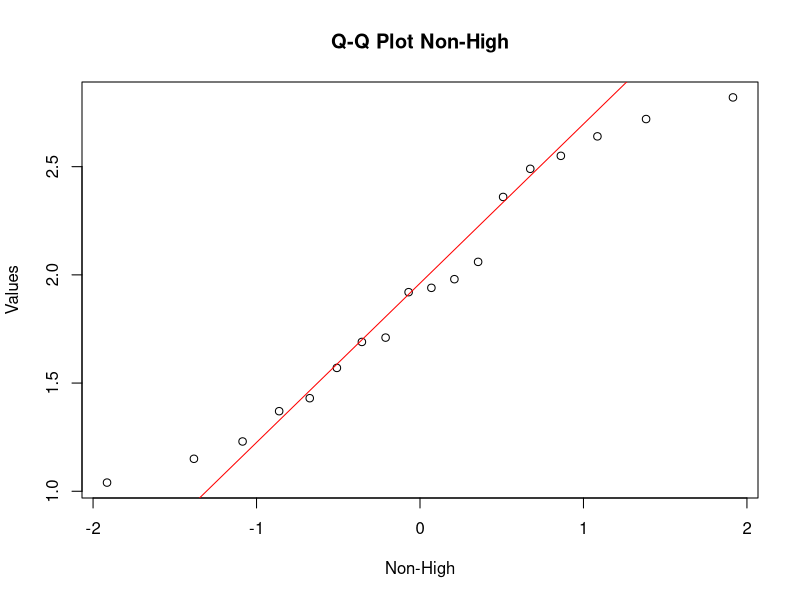
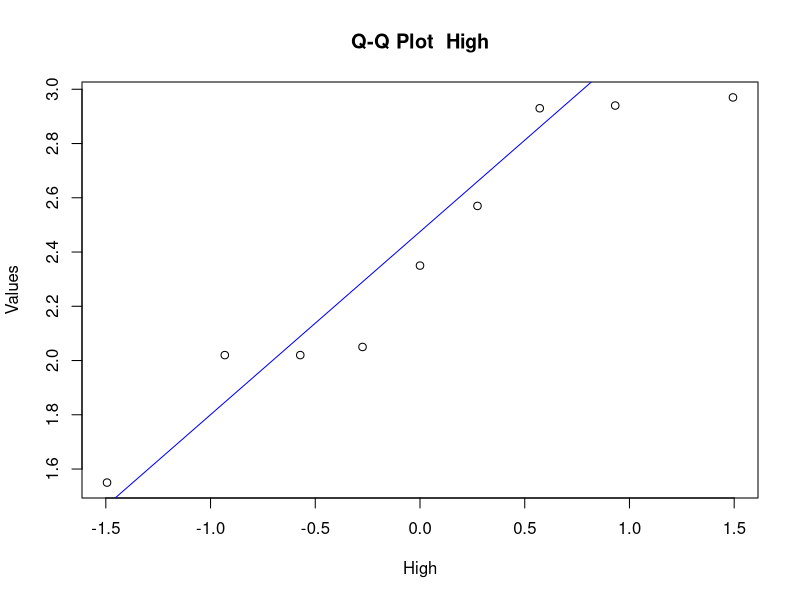
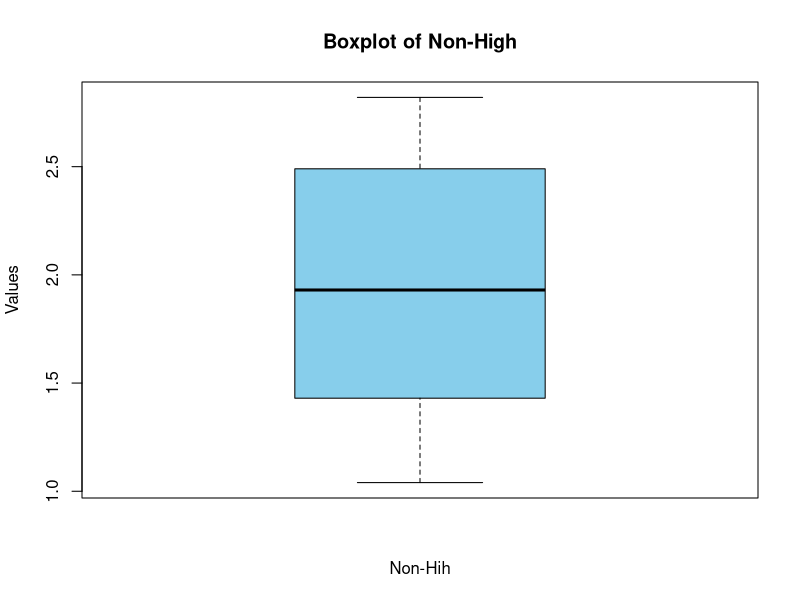
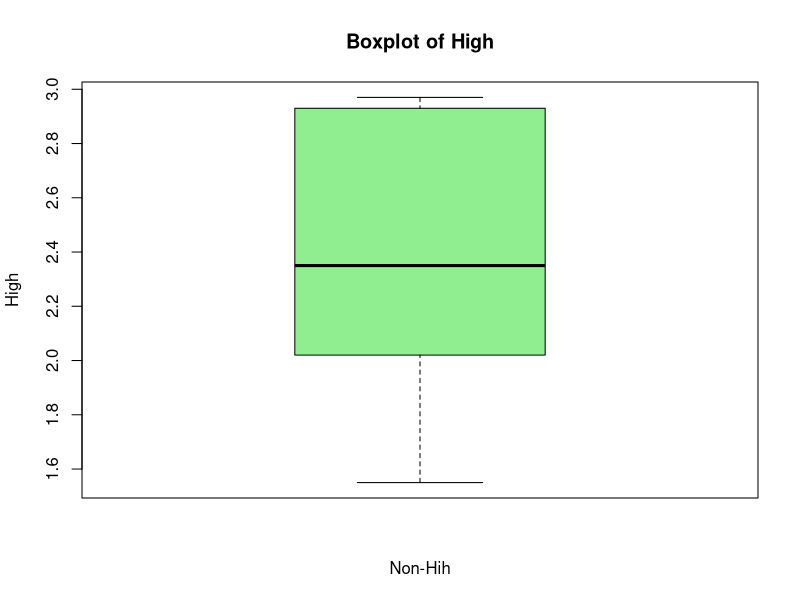

R code for these plots, in order:
## ---- chunk 1
knitr::opts_chunk$set(echo = TRUE)
## ---- chunk 2
x<-c(1.04,1.15,1.23,1.69,1.92,1.98,2.36,2.49,2.72,1.37,1.43,1.57,1.71,1.94,2.06,2.55,2.64,2.82) ##Non-high
y<-c(1.55,2.02,2.02,2.05,2.35,2.57,2.93,2.94,2.97) ##High
qqnorm(x,main = "Q-Q Plot Non-High", xlab = "Non-High", ylab = "Values")
qqline(x,col = "red")
qqnorm(y,main = "Q-Q Plot  High", xlab = "High", ylab = "Values")
qqline(y,col = "blue")

boxplot(x,
        main = "Boxplot of Non-High",  # Title of the plot
        xlab = "Non-Hih",            # Label for x-axis
        ylab = "Values",            # Label for y-axis
        col = "skyblue",  # Colors for the boxes
        outline = TRUE)             # Show outliers

boxplot(y,
        main = "Boxplot of High",  # Title of the plot
        xlab = "Non-Hih",            # Label for x-axis
        ylab = "High",            # Label for y-axis
        col = "lightgreen",  # Colors for the boxes
        outline = TRUE)             # Show outliers
## ---- chunk 3
m<-length(x)
n<-length(y)
cat("The length of M",m)
cat("The length of N",n)
## ---- chunk 4
xbar<-mean(x)
ybar<-mean(y)
samplex<-sd(x)
sampley<-sd(y)
m<-length(x)
n<-length(y)
alpha<-0.01
sample_diff<-sqrt((samplex^2)/m+(sampley^2)/n)
ttesting<-(xbar - ybar)/sample_diff
cat("T-test results",ttesting)
numerator<-(samplex^2/m+sampley^2/n)^2
denominator1<-(samplex^2/m)^2/(m -1)
denominator2<-(sampley^2/n)^2/(n -1)
degree_of_freedom<-ceiling(numerator/(denominator1+denominator2))
p_value<-pt(ttesting,df=degree_of_freedom)
cat("P-value results",p_value)
if (p_value < alpha) {
cat("Reject the null hypothesis.\n")
} else {
 cat("Fail to reject the null hypothesis.\n")
}
## ---- chunk 5
x_yf<-c(29, 34, 33, 27, 28, 32, 31, 34, 32, 27)
y_of<-c(18, 15, 23, 13, 12)
mu_diff<-10
m<-length(x_yf)
n<-length(y_of)
xbar<-mean(x_yf)
ybar<-mean(y_of)
samplex<-sd(x_yf)
sampley<-sd(y_of)
alpha<-0.1

sample_diff<-sqrt((samplex^2)/m+(sampley^2)/n)
ttesting<-((xbar - ybar)-mu_diff)/sample_diff
cat("T-test result",ttesting)
numerator<-(samplex^2/m+sampley^2/n)^2
denominator1<-(samplex^2/m)^2/(m -1)
denominator2<-(sampley^2/n)^2/(n -1)
degree_of_freedom<-ceiling(numerator/(denominator1+denominator2))
#qtesting<-qt(1 -alpha,df=degree_of_freedom)
p_value<-pt(ttesting,df=degree_of_freedom,lower.tail = FALSE)
cat("P-value result",p_value)
if (p_value <alpha) {
cat("Reject the null hypothesis.There is evidence that suggest that true average maximum lean
angle for older females is more than 10 degree smaller\n")
} else {
 cat("Fail to reject the null hypothesis.There is no evidence  suggest that true average maximum lean
angle for older females is more than 10 degree smaller\n")
}
## ---- chunk 6
m<-28
n<-16
xbar<-801
ybar<-780
xsd<-117
ysd<-72
alpha<-1 - 0.99
sample_diff<-sqrt((xsd^2)/m+(ysd^2)/n)

numerator<-(xsd^2/m+ysd^2/n)^2
denominator1<-(xsd^2/m)^2/(m -1)
denominator2<-(ysd^2/n)^2/(n -1)
degree_of_freedom<-ceiling(numerator/(denominator1+denominator2))
ttesting_critical<-qt(1 - (alpha/2),df=degree_of_freedom)
lower_interval<-(xbar -ybar)-ttesting_critical*sample_diff
upper_interval<-(xbar -ybar)+ttesting_critical*sample_diff
cat("The 99% confidence interval is given by",lower_interval,upper_interval)
## ---- chunk 7
alpha_new<-0.05
m<-28
n<-16
xbar<-801
ybar<-780
xsd<-117
ysd<-72
sample_diff<-sqrt((xsd^2)/m+(ysd^2)/n)
ttesting<-((xbar - ybar))/sample_diff
cat("T-test result",ttesting)
numerator<-(xsd^2/m+ysd^2/n)^2
denominator1<-(xsd^2/m)^2/(m -1)
denominator2<-(ysd^2/n)^2/(n -1)
degree_of_freedom<-ceiling(numerator/(denominator1+denominator2))
p_value<-pt(ttesting,df=degree_of_freedom,lower.tail = FALSE)
cat("P-value",p_value)
if (p_value < alpha_new) {
cat("Reject the null hypothesis.\n")
} else {
 cat("Fail to reject the null hypothesis.No sufficient evidence to support the claim.\n")
}
## ---- chunk 8
# Sample data
school_s1 <- c(69, 75, 79, 80, 81, 82, 86, 89, 91, 94, 97)
school_s2 <- c(59, 62, 66, 70, 70, 75, 76, 77, 78, 79, 81, 84, 85, 86, 94)
mean_s1 <- mean(school_s1)
mean_s2 <- mean(school_s2)
sd_s1 <- sd(school_s1)
sd_s2 <- sd(school_s2)
n1 <- length(school_s1)
n2 <- length(school_s2)

# Calculate pooled standard deviation
sp <- sqrt(((n1 - 1) * sd_s1^2 + (n2 - 1) * sd_s2^2) / (n1 + n2 - 2))

# Calculate t-test statistic
t_stat <- (mean_s1 - mean_s2) / (sp * sqrt(1/n1 + 1/n2))

# Degrees of freedom
df <- n1 + n2 - 2

# Calculate p-value
p_value <- 2 * pt(-abs(t_stat), df)

# Alpha level
alpha <- 0.01

# Print results
cat("t-test statistic:", t_stat, "\n")
cat("Degrees of freedom:", df, "\n")
cat("p-value:", p_value, "\n")

# Check if the difference is significant at alpha = 1%
if (p_value < alpha) {
  cat("The difference between the means is significant at the 1% level.\n")
} else {
  cat("The difference between the means is not significant at the 1% level.\n")
}

